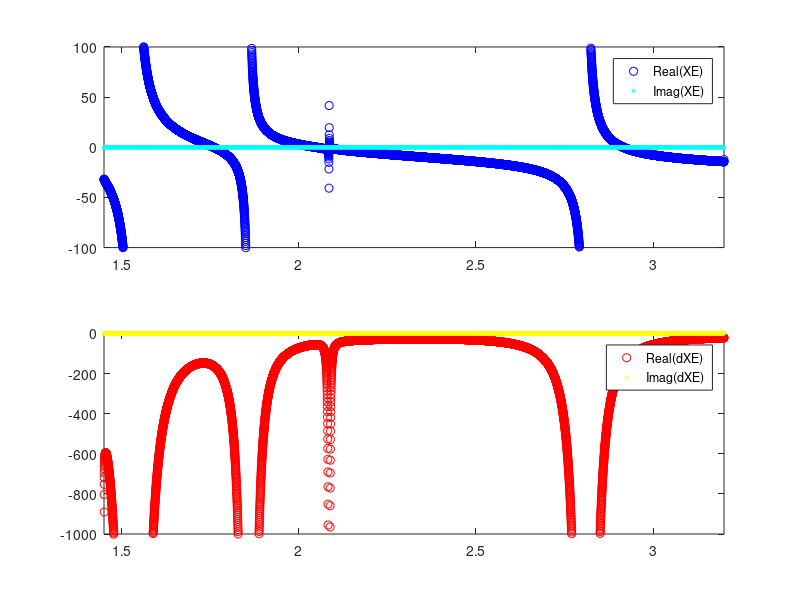

Recreate this plot in MATLAB.
function [ XE, dXE ] = MLSWG_CharEq( ne, nL, nR, ns, wl, ts, ModePol, ForceReal )

% MultiLayer Slab WaveGuide (MLSWG) - Characteristic Equation
%
% This function is meant for the numerical solution of the transcedental
% characteristic equation (CharEq or XE) of a multilayer 1D/slab dielectric
% waveguide. It returns the XE and dXE/dneff value for a given n_eff value.
% The dXE/dneff is required for the Newton-Raphson (NR) method.
%
% - ne     : n_effective (scalar)
% - nL/nR  : refr.indx of Left- and Right-most semi-inf layers (scalars)
% - ns     : refr.indx of intermediate layers (1D vector)
% - wl     : wavelength (real, same length-units as in "ts")
% - ts     : thicknesses of intermediate layers "ns" (1D vector)
% - ModePol   : Mode-Polarization, 'TE' or 'TM'
% - ForceReal : If ==1, then remove Imag-part of XE (default=0)
%
% Refractive indices can be complex-valued, but that typically makes the
% numerical solutions of the XE of multi-layer/desync'd WGs even more
% difficult. Please note that only the NR and Secant methods can find roots
% of complex-valued nonlinear equations.
%
% GNU General Public License v3.0 | Copyright (c) 2022 Alexandros Pitilakis
% Alexandros Pitilakis / Thessaloniki, Greece, 
%  2015 Sept-Oct: Original version

% Test inputs
if nargin == 0
   nL = 1.45;
   nR = 1.00;
   ns = [3.20 2.00 3.20-0.000j];
   wl = 1.55;
   ts = [0.40 1.00 0.40];
   ModePol = 'TE';
   ne = linspace( max( [nR,nL] ) , max(ns) , 1e4 );
   ForceReal = 0;
end

if nargin < 8, ForceReal = 0; end % Force CharEq to Real, removing Imag

% ------------------------------------------------------------------------
% Some Aux Variables
% ------------------------------------------------------------------------

% Free-space wavenumber 
k0 = 2*pi / wl; % [um^-1]

% Number of intermediate Layers (minimum:1)
N = length(ns);

% L/R layer variables (same size as ne space). Field in those layers is of
% the form: A*exp(-g*(x-d)), to exponentially decline inside them.
gL = k0 * sqrt( ne(:).^2 - nL^2 ); % always Real/positive => ne>nL
gR = k0 * sqrt( ne(:).^2 - nR^2 ); % always Real/positive => ne>nR

% pdFL/RL: polarization-dependent Factor used at the interfaces between
% [Left|#1] and [#N|Right] layers
if strcmp( ModePol , 'TM' )
    pdFL = ns( 1 )^2 / nL^2; 
    pdFR = ns(end)^2 / nR^2; 
else
    pdFL = 1;
    pdFR = 1;
end

% Intermediate layer variables (each has same size as ne space)
kn = NaN*zeros( length(ne), length(ns) );
pdFn = ones(size(ns)); % polarization-dependent Factor
for ii = 1 : length(ns)
    
    kn(:,ii) = k0 * sqrt( ns(ii)^2 - ne.^2 ); % Real or Imag (not complex!)
    
    % polarization-dependent Factor  for interfaces between intermediate layers 
    if ii>=2 && strcmp( ModePol , 'TM' )
        pdFn(ii) = ns(ii)^2 / ns(ii-1)^2; 
    end   
    
end

% Assuming the interface [L|#1] is at x=0, we calc the locations of the 
% rest of the interfaces from the layer-thicknesses
hn = cumsum( ts );

% ------------------------------------------------------------------------
% CharEq (XE) --> Used for Interpolation method
% ------------------------------------------------------------------------

% In order to form the CharEq, we scan the boundary conditions (BC) at all
% the layer-interfaces. We move from the [L|#1] interface, to [#1|#2], and
% finally to [#N|R]. The parameter involved is here called "Theta".
Th = NaN*zeros( length(ne), length(ns) );
Th(:,1) = atan( gL ./ kn(:,1) * pdFL ); % from the [L|#1] interface BC
for jj = 2 : N   
    auxi = tan( kn(:,jj-1)*hn(jj-1) - Th(:,jj-1) );
    Th(:,jj) = kn(:,jj)*hn(jj-1) - atan( pdFn(jj) * kn(:,jj-1)./kn(:,jj) .* auxi );
end

% Having calculated the "Theta" angle of the last interface [#N|R], we form
% the final CharEq (XE):
XE = kn(:,N) .* tan( kn(:,N)*hn(N) - Th(:,N)  ) - gR * pdFR;

if ForceReal == 1
    XE = real(XE);
    if imag(mean(XE))/real(mean(XE)) > 1e-12
       disp( ' ## MLSPWG_CharEq: Warning -- Imag(XE)/Real(XE) is not negligible!' ); 
    end
end

% Note: Re-casting of the CharEq as
%        XE = tan( kn(:,N)*hn(N) - Th(:,N) ) - gR * pdFR ./ kn(:,end) ;
% leads to a more "steep" curve, so that its roots are harded-to-find. 
% So, we stick to the previous casting: XE=k*tan(...)-gR

% ------------------------------------------------------------------------
% Derivatives of CharEq (XE) --> Used for a Newton-Raphson Method
% ------------------------------------------------------------------------

% Derivatives of k,gL/gR with respect to neff (ne)
dkn = NaN * zeros( length(ne) , 1 );
for jj = 1 : N
    dkn(:,jj) = -k0^2*ne(:)./kn(:,jj);
end
dgL = +k0^2*ne(:)./gL; % TE
dgR = +k0^2*ne(:)./gR; % TE


% Derivative of "Theta_N" wrt neff, calculated iteratively. We start from
% Theta_1 [L|#1] interface, and move onward until [#N|R] interface.
dTh = NaN*zeros( length(ne), length(ns) );
dTh(:,1) = pdFL ./( 1 + (gL./kn(:,1)*pdFL).^2 ).* (  dgL.*kn(:,1) - dkn(:,1).* gL ) ./ kn(:,1).^2 ;
for jj = 2 : N
   
    Phi = kn(:,jj-1)*hn(jj-1) - Th(:,jj-1); % aux var, here defined at jj-1
    Om = pdFn(jj) * kn(:,jj-1)./kn(:,jj) .* tan( Phi ); % another aux var (check my notes)
    
    % Parts and full expression of derivative of this aux Om(ega) var
    dOm1 = ( dkn(:,jj-1).*kn(:,jj) - dkn(:,jj).* kn(:,jj-1) ) ./ kn(:,jj).^2 .* tan(Phi) ;
    dOm2 = kn(:,jj-1) ./ kn(:,jj) .* ( 1 + tan(Phi).^2 );
    dOm3 = dkn(:,jj-1)*hn(jj-1) - dTh(:,jj-1);
    dOm = pdFn(jj) * ( dOm1 + dOm2 .* dOm3 );
    
    dTh(:,jj) = dkn(:,jj)*hn(jj-1) - dOm ./ ( 1 + Om.^2 );
    
end

% Final expression of the dXE/dneff
Phi = kn(:,N)*hn(N) - Th(:,N); % aux var, defined at jj==N
if strcmp( ModePol , 'TM' )
    dXE = ns(end)^-2 * ( dkn(:,N).*tan(Phi) + kn(:,N).*(1+tan(Phi).^2).*( dkn(:,N)*hn(N) - dTh(:,N) ) ) ...
        - nR^-2 * dgR;
else
    dXE = dkn(:,N).*tan(Phi) + kn(:,N).*(1+tan(Phi).^2).*( dkn(:,N)*hn(N) - dTh(:,N) ) ...
        - dgR;
end
%dXE = real(dXE);

% ------------------------------------------------------------------------
% Test plots
% ------------------------------------------------------------------------
if nargin == 0
    
    figure;
    
    Xfoc = ne([1,end]);
    
    subplot(2,1,1)
    plot( ne , real(XE) , 'bo' ); hold on;
    plot( ne , imag(XE) , 'co' , 'markersize' , 2 );
    set(gca,'YLim',1e2*[-1 +1]);
    set(gca,'XLim',Xfoc);
    legend( 'Real(XE)' , 'Imag(XE)' );

    subplot(2,1,2)
    plot( ne , real(dXE) , 'ro' ); hold on;
    plot( ne , imag(dXE) , 'yo' , 'markersize' , 2 );
    set(gca,'YLim',1e3*[-1 0]);
    set(gca,'XLim',Xfoc);
    legend( 'Real(dXE)' , 'Imag(dXE)' );
    
end

